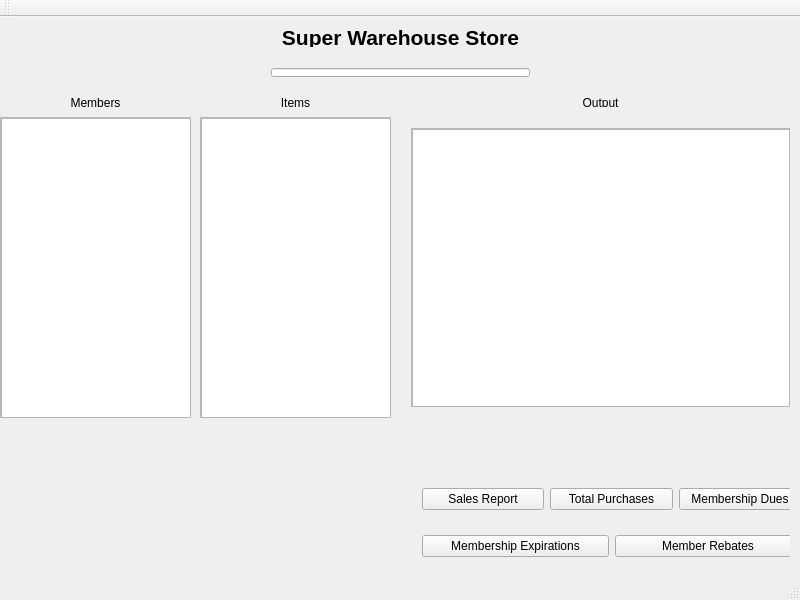
<?xml version="1.0" encoding="UTF-8"?>
<ui version="4.0">
 <class>MainWindow</class>
 <widget class="QMainWindow" name="MainWindow">
  <property name="geometry">
   <rect>
    <x>0</x>
    <y>0</y>
    <width>800</width>
    <height>600</height>
   </rect>
  </property>
  <property name="windowTitle">
   <string>MainWindow</string>
  </property>
  <widget class="QWidget" name="centralWidget">
   <widget class="QWidget" name="horizontalLayoutWidget_2">
    <property name="geometry">
     <rect>
      <x>400</x>
      <y>100</y>
      <width>401</width>
      <height>301</height>
     </rect>
    </property>
    <layout class="QHBoxLayout" name="horizontalLayout_2">
     <item>
      <widget class="QScrollArea" name="scrollArea_3">
       <property name="widgetResizable">
        <bool>true</bool>
       </property>
       <widget class="QWidget" name="scrollAreaWidgetContents_3">
        <property name="geometry">
         <rect>
          <x>0</x>
          <y>0</y>
          <width>397</width>
          <height>297</height>
         </rect>
        </property>
        <widget class="QPlainTextEdit" name="output_box">
         <property name="enabled">
          <bool>true</bool>
         </property>
         <property name="geometry">
          <rect>
           <x>0</x>
           <y>0</y>
           <width>401</width>
           <height>331</height>
          </rect>
         </property>
         <property name="readOnly">
          <bool>true</bool>
         </property>
        </widget>
       </widget>
      </widget>
     </item>
    </layout>
   </widget>
   <widget class="QWidget" name="horizontalLayoutWidget_3">
    <property name="geometry">
     <rect>
      <x>400</x>
      <y>430</y>
      <width>401</width>
      <height>131</height>
     </rect>
    </property>
    <layout class="QHBoxLayout" name="horizontalLayout_6">
     <item>
      <widget class="QStackedWidget" name="stackedWidget">
       <property name="currentIndex">
        <number>0</number>
       </property>
       <widget class="QWidget" name="store_page">
        <widget class="QWidget" name="verticalLayoutWidget_2">
         <property name="geometry">
          <rect>
           <x>0</x>
           <y>0</y>
           <width>401</width>
           <height>131</height>
          </rect>
         </property>
         <layout class="QVBoxLayout" name="verticalLayout_4">
          <item>
           <layout class="QHBoxLayout" name="horizontalLayout_17">
            <item>
             <widget class="QPushButton" name="sales_report_button">
              <property name="text">
               <string>Sales Report</string>
              </property>
             </widget>
            </item>
            <item>
             <widget class="QPushButton" name="total_purchases_button">
              <property name="text">
               <string>Total Purchases</string>
              </property>
             </widget>
            </item>
            <item>
             <widget class="QPushButton" name="annual_dues_button">
              <property name="text">
               <string>Membership Dues</string>
              </property>
             </widget>
            </item>
           </layout>
          </item>
          <item>
           <layout class="QHBoxLayout" name="horizontalLayout_16">
            <item>
             <widget class="QPushButton" name="membership_expiration_button">
              <property name="text">
               <string>Membership Expirations</string>
              </property>
             </widget>
            </item>
            <item>
             <widget class="QPushButton" name="member_rebate_button">
              <property name="text">
               <string>Member Rebates</string>
              </property>
             </widget>
            </item>
           </layout>
          </item>
         </layout>
        </widget>
       </widget>
       <widget class="QWidget" name="member_page">
        <widget class="QWidget" name="verticalLayoutWidget">
         <property name="geometry">
          <rect>
           <x>0</x>
           <y>0</y>
           <width>401</width>
           <height>131</height>
          </rect>
         </property>
         <layout class="QVBoxLayout" name="verticalLayout">
          <item>
           <layout class="QHBoxLayout" name="horizontalLayout_15">
            <item>
             <widget class="QPushButton" name="add_member_button">
              <property name="text">
               <string>Add Member</string>
              </property>
             </widget>
            </item>
            <item>
             <widget class="QPushButton" name="remove_member_button">
              <property name="text">
               <string>Remove Member</string>
              </property>
             </widget>
            </item>
            <item>
             <widget class="QPushButton" name="add_sale_button">
              <property name="text">
               <string>Add Sale</string>
              </property>
             </widget>
            </item>
           </layout>
          </item>
          <item>
           <layout class="QHBoxLayout" name="horizontalLayout_13">
            <item>
             <widget class="QPushButton" name="member_information_button">
              <property name="text">
               <string>Member Information</string>
              </property>
             </widget>
            </item>
            <item>
             <widget class="QPushButton" name="convert_member_button">
              <property name="text">
               <string>Convert Member</string>
              </property>
             </widget>
            </item>
           </layout>
          </item>
         </layout>
        </widget>
       </widget>
       <widget class="QWidget" name="item_page">
        <widget class="QWidget" name="horizontalLayoutWidget_6">
         <property name="geometry">
          <rect>
           <x>0</x>
           <y>0</y>
           <width>401</width>
           <height>131</height>
          </rect>
         </property>
         <layout class="QHBoxLayout" name="horizontalLayout_10">
          <item>
           <spacer name="horizontalSpacer_6">
            <property name="orientation">
             <enum>Qt::Horizontal</enum>
            </property>
            <property name="sizeHint" stdset="0">
             <size>
              <width>40</width>
              <height>20</height>
             </size>
            </property>
           </spacer>
          </item>
          <item>
           <widget class="QPushButton" name="item_report_button">
            <property name="text">
             <string>Item Report</string>
            </property>
           </widget>
          </item>
          <item>
           <spacer name="horizontalSpacer_7">
            <property name="orientation">
             <enum>Qt::Horizontal</enum>
            </property>
            <property name="sizeHint" stdset="0">
             <size>
              <width>40</width>
              <height>20</height>
             </size>
            </property>
           </spacer>
          </item>
         </layout>
        </widget>
       </widget>
      </widget>
     </item>
    </layout>
   </widget>
   <widget class="QWidget" name="horizontalLayoutWidget_7">
    <property name="geometry">
     <rect>
      <x>400</x>
      <y>410</y>
      <width>401</width>
      <height>22</height>
     </rect>
    </property>
    <layout class="QHBoxLayout" name="horizontalLayout_14">
     <item>
      <spacer name="horizontalSpacer">
       <property name="orientation">
        <enum>Qt::Horizontal</enum>
       </property>
       <property name="sizeHint" stdset="0">
        <size>
         <width>40</width>
         <height>20</height>
        </size>
       </property>
      </spacer>
     </item>
     <item>
      <widget class="QRadioButton" name="store_radio_button">
       <property name="text">
        <string>Store</string>
       </property>
       <property name="checked">
        <bool>true</bool>
       </property>
      </widget>
     </item>
     <item>
      <spacer name="horizontalSpacer_3">
       <property name="orientation">
        <enum>Qt::Horizontal</enum>
       </property>
       <property name="sizeHint" stdset="0">
        <size>
         <width>40</width>
         <height>20</height>
        </size>
       </property>
      </spacer>
     </item>
     <item>
      <widget class="QRadioButton" name="member_radio_button">
       <property name="text">
        <string>Member</string>
       </property>
       <property name="checked">
        <bool>false</bool>
       </property>
      </widget>
     </item>
     <item>
      <spacer name="horizontalSpacer_2">
       <property name="orientation">
        <enum>Qt::Horizontal</enum>
       </property>
       <property name="sizeHint" stdset="0">
        <size>
         <width>40</width>
         <height>20</height>
        </size>
       </property>
      </spacer>
     </item>
     <item>
      <widget class="QRadioButton" name="item_radio_button">
       <property name="text">
        <string>Item</string>
       </property>
      </widget>
     </item>
     <item>
      <spacer name="horizontalSpacer_4">
       <property name="orientation">
        <enum>Qt::Horizontal</enum>
       </property>
       <property name="sizeHint" stdset="0">
        <size>
         <width>40</width>
         <height>20</height>
        </size>
       </property>
      </spacer>
     </item>
    </layout>
   </widget>
   <widget class="QWidget" name="horizontalLayoutWidget_13">
    <property name="geometry">
     <rect>
      <x>0</x>
      <y>430</y>
      <width>389</width>
      <height>131</height>
     </rect>
    </property>
    <layout class="QHBoxLayout" name="horizontalLayout_21">
     <item>
      <widget class="QStackedWidget" name="input_stacked_widget">
       <property name="currentIndex">
        <number>3</number>
       </property>
       <widget class="QWidget" name="add_member_page">
        <widget class="QWidget" name="verticalLayoutWidget_3">
         <property name="geometry">
          <rect>
           <x>0</x>
           <y>0</y>
           <width>391</width>
           <height>131</height>
          </rect>
         </property>
         <layout class="QVBoxLayout" name="verticalLayout_2">
          <item>
           <layout class="QHBoxLayout" name="horizontalLayout_3">
            <item>
             <spacer name="horizontalSpacer_8">
              <property name="orientation">
               <enum>Qt::Horizontal</enum>
              </property>
              <property name="sizeHint" stdset="0">
               <size>
                <width>40</width>
                <height>20</height>
               </size>
              </property>
             </spacer>
            </item>
            <item>
             <widget class="QLabel" name="label_5">
              <property name="text">
               <string>Enter Name:</string>
              </property>
             </widget>
            </item>
            <item>
             <widget class="QLineEdit" name="add_member_line_edit"/>
            </item>
            <item>
             <widget class="QLabel" name="label_6">
              <property name="text">
               <string>Select Type:</string>
              </property>
             </widget>
            </item>
            <item>
             <widget class="QComboBox" name="add_member_combobox">
              <item>
               <property name="text">
                <string>Basic</string>
               </property>
              </item>
              <item>
               <property name="text">
                <string>Preferred</string>
               </property>
              </item>
             </widget>
            </item>
            <item>
             <spacer name="horizontalSpacer_9">
              <property name="orientation">
               <enum>Qt::Horizontal</enum>
              </property>
              <property name="sizeHint" stdset="0">
               <size>
                <width>40</width>
                <height>20</height>
               </size>
              </property>
             </spacer>
            </item>
           </layout>
          </item>
          <item>
           <layout class="QHBoxLayout" name="horizontalLayout_4">
            <item>
             <spacer name="horizontalSpacer_10">
              <property name="orientation">
               <enum>Qt::Horizontal</enum>
              </property>
              <property name="sizeHint" stdset="0">
               <size>
                <width>40</width>
                <height>20</height>
               </size>
              </property>
             </spacer>
            </item>
            <item>
             <widget class="QPushButton" name="add_member_confirm_button">
              <property name="text">
               <string>Confirm</string>
              </property>
             </widget>
            </item>
            <item>
             <spacer name="horizontalSpacer_11">
              <property name="orientation">
               <enum>Qt::Horizontal</enum>
              </property>
              <property name="sizeHint" stdset="0">
               <size>
                <width>40</width>
                <height>20</height>
               </size>
              </property>
             </spacer>
            </item>
           </layout>
          </item>
         </layout>
        </widget>
       </widget>
       <widget class="QWidget" name="remove_member_page">
        <widget class="QWidget" name="verticalLayoutWidget_5">
         <property name="geometry">
          <rect>
           <x>0</x>
           <y>0</y>
           <width>391</width>
           <height>131</height>
          </rect>
         </property>
         <layout class="QVBoxLayout" name="verticalLayout_5">
          <item>
           <layout class="QHBoxLayout" name="horizontalLayout_20">
            <item>
             <spacer name="horizontalSpacer_23">
              <property name="orientation">
               <enum>Qt::Horizontal</enum>
              </property>
              <property name="sizeHint" stdset="0">
               <size>
                <width>40</width>
                <height>20</height>
               </size>
              </property>
             </spacer>
            </item>
            <item>
             <widget class="QLabel" name="label">
              <property name="text">
               <string>Member to Remove:</string>
              </property>
             </widget>
            </item>
            <item>
             <widget class="QLineEdit" name="remove_member_line_edit"/>
            </item>
            <item>
             <spacer name="horizontalSpacer_24">
              <property name="orientation">
               <enum>Qt::Horizontal</enum>
              </property>
              <property name="sizeHint" stdset="0">
               <size>
                <width>40</width>
                <height>20</height>
               </size>
              </property>
             </spacer>
            </item>
           </layout>
          </item>
          <item>
           <layout class="QHBoxLayout" name="horizontalLayout_22">
            <item>
             <spacer name="horizontalSpacer_25">
              <property name="orientation">
               <enum>Qt::Horizontal</enum>
              </property>
              <property name="sizeHint" stdset="0">
               <size>
                <width>40</width>
                <height>20</height>
               </size>
              </property>
             </spacer>
            </item>
            <item>
             <widget class="QPushButton" name="remove_member_confirm_button">
              <property name="text">
               <string>Confirm</string>
              </property>
             </widget>
            </item>
            <item>
             <spacer name="horizontalSpacer_26">
              <property name="orientation">
               <enum>Qt::Horizontal</enum>
              </property>
              <property name="sizeHint" stdset="0">
               <size>
                <width>40</width>
                <height>20</height>
               </size>
              </property>
             </spacer>
            </item>
           </layout>
          </item>
         </layout>
        </widget>
       </widget>
       <widget class="QWidget" name="add_sale_page">
        <widget class="QWidget" name="verticalLayoutWidget_4">
         <property name="geometry">
          <rect>
           <x>0</x>
           <y>0</y>
           <width>391</width>
           <height>101</height>
          </rect>
         </property>
         <layout class="QVBoxLayout" name="verticalLayout_3">
          <item>
           <layout class="QHBoxLayout" name="horizontalLayout_11">
            <item>
             <spacer name="horizontalSpacer_14">
              <property name="orientation">
               <enum>Qt::Horizontal</enum>
              </property>
              <property name="sizeHint" stdset="0">
               <size>
                <width>40</width>
                <height>20</height>
               </size>
              </property>
             </spacer>
            </item>
            <item>
             <widget class="QLabel" name="label_9">
              <property name="text">
               <string>Member:</string>
              </property>
             </widget>
            </item>
            <item>
             <widget class="QLineEdit" name="add_sale_member_line_edit">
              <property name="enabled">
               <bool>true</bool>
              </property>
              <property name="readOnly">
               <bool>true</bool>
              </property>
             </widget>
            </item>
            <item>
             <spacer name="horizontalSpacer_18">
              <property name="orientation">
               <enum>Qt::Horizontal</enum>
              </property>
              <property name="sizeHint" stdset="0">
               <size>
                <width>40</width>
                <height>20</height>
               </size>
              </property>
             </spacer>
            </item>
            <item>
             <widget class="QLabel" name="label_10">
              <property name="text">
               <string>Item:</string>
              </property>
             </widget>
            </item>
            <item>
             <widget class="QLineEdit" name="add_sale_item_line_edit">
              <property name="enabled">
               <bool>true</bool>
              </property>
              <property name="readOnly">
               <bool>true</bool>
              </property>
             </widget>
            </item>
            <item>
             <spacer name="horizontalSpacer_15">
              <property name="orientation">
               <enum>Qt::Horizontal</enum>
              </property>
              <property name="sizeHint" stdset="0">
               <size>
                <width>40</width>
                <height>20</height>
               </size>
              </property>
             </spacer>
            </item>
           </layout>
          </item>
          <item>
           <layout class="QHBoxLayout" name="horizontalLayout_12">
            <item>
             <spacer name="horizontalSpacer_16">
              <property name="orientation">
               <enum>Qt::Horizontal</enum>
              </property>
              <property name="sizeHint" stdset="0">
               <size>
                <width>40</width>
                <height>20</height>
               </size>
              </property>
             </spacer>
            </item>
            <item>
             <widget class="QLabel" name="label_11">
              <property name="text">
               <string>Price:</string>
              </property>
             </widget>
            </item>
            <item>
             <widget class="QLineEdit" name="add_sale_price_line_edit">
              <property name="enabled">
               <bool>true</bool>
              </property>
              <property name="readOnly">
               <bool>true</bool>
              </property>
              <property name="clearButtonEnabled">
               <bool>false</bool>
              </property>
             </widget>
            </item>
            <item>
             <spacer name="horizontalSpacer_19">
              <property name="orientation">
               <enum>Qt::Horizontal</enum>
              </property>
              <property name="sizeHint" stdset="0">
               <size>
                <width>40</width>
                <height>20</height>
               </size>
              </property>
             </spacer>
            </item>
            <item>
             <widget class="QLabel" name="label_12">
              <property name="text">
               <string>Quantity:</string>
              </property>
             </widget>
            </item>
            <item>
             <widget class="QSpinBox" name="add_sale_quantity_spinbox">
              <property name="minimum">
               <number>1</number>
              </property>
             </widget>
            </item>
            <item>
             <spacer name="horizontalSpacer_20">
              <property name="orientation">
               <enum>Qt::Horizontal</enum>
              </property>
              <property name="sizeHint" stdset="0">
               <size>
                <width>40</width>
                <height>20</height>
               </size>
              </property>
             </spacer>
            </item>
            <item>
             <widget class="QPushButton" name="add_sale_confirm_button">
              <property name="text">
               <string>Add to Cart</string>
              </property>
             </widget>
            </item>
            <item>
             <spacer name="horizontalSpacer_17">
              <property name="orientation">
               <enum>Qt::Horizontal</enum>
              </property>
              <property name="sizeHint" stdset="0">
               <size>
                <width>40</width>
                <height>20</height>
               </size>
              </property>
             </spacer>
            </item>
           </layout>
          </item>
         </layout>
        </widget>
        <widget class="QWidget" name="horizontalLayoutWidget">
         <property name="geometry">
          <rect>
           <x>0</x>
           <y>100</y>
           <width>391</width>
           <height>31</height>
          </rect>
         </property>
         <layout class="QHBoxLayout" name="horizontalLayout_5">
          <item>
           <spacer name="horizontalSpacer_12">
            <property name="orientation">
             <enum>Qt::Horizontal</enum>
            </property>
            <property name="sizeHint" stdset="0">
             <size>
              <width>40</width>
              <height>20</height>
             </size>
            </property>
           </spacer>
          </item>
          <item>
           <widget class="QPushButton" name="confirm_sale_button">
            <property name="text">
             <string>Confirm Sale</string>
            </property>
           </widget>
          </item>
          <item>
           <spacer name="horizontalSpacer_13">
            <property name="orientation">
             <enum>Qt::Horizontal</enum>
            </property>
            <property name="sizeHint" stdset="0">
             <size>
              <width>40</width>
              <height>20</height>
             </size>
            </property>
           </spacer>
          </item>
         </layout>
        </widget>
       </widget>
       <widget class="QWidget" name="page"/>
      </widget>
     </item>
    </layout>
   </widget>
   <widget class="QScrollArea" name="member_scroll_area">
    <property name="geometry">
     <rect>
      <x>0</x>
      <y>100</y>
      <width>191</width>
      <height>301</height>
     </rect>
    </property>
    <property name="widgetResizable">
     <bool>true</bool>
    </property>
    <widget class="QWidget" name="scrollAreaWidgetContents">
     <property name="geometry">
      <rect>
       <x>0</x>
       <y>0</y>
       <width>189</width>
       <height>299</height>
      </rect>
     </property>
     <widget class="QListWidget" name="member_list_widget">
      <property name="geometry">
       <rect>
        <x>0</x>
        <y>0</y>
        <width>201</width>
        <height>301</height>
       </rect>
      </property>
     </widget>
    </widget>
   </widget>
   <widget class="QScrollArea" name="item_scroll_area">
    <property name="geometry">
     <rect>
      <x>200</x>
      <y>100</y>
      <width>191</width>
      <height>301</height>
     </rect>
    </property>
    <property name="widgetResizable">
     <bool>true</bool>
    </property>
    <widget class="QWidget" name="scrollAreaWidgetContents_9">
     <property name="geometry">
      <rect>
       <x>0</x>
       <y>0</y>
       <width>189</width>
       <height>299</height>
      </rect>
     </property>
     <widget class="QListWidget" name="item_list_widget">
      <property name="geometry">
       <rect>
        <x>0</x>
        <y>0</y>
        <width>191</width>
        <height>301</height>
       </rect>
      </property>
     </widget>
    </widget>
   </widget>
   <widget class="QWidget" name="horizontalLayoutWidget_4">
    <property name="geometry">
     <rect>
      <x>0</x>
      <y>70</y>
      <width>191</width>
      <height>31</height>
     </rect>
    </property>
    <layout class="QHBoxLayout" name="horizontalLayout_7">
     <item>
      <widget class="QLabel" name="label_2">
       <property name="text">
        <string>Members</string>
       </property>
       <property name="alignment">
        <set>Qt::AlignCenter</set>
       </property>
      </widget>
     </item>
    </layout>
   </widget>
   <widget class="QWidget" name="horizontalLayoutWidget_5">
    <property name="geometry">
     <rect>
      <x>200</x>
      <y>70</y>
      <width>191</width>
      <height>31</height>
     </rect>
    </property>
    <layout class="QHBoxLayout" name="horizontalLayout_9">
     <item>
      <widget class="QLabel" name="label_3">
       <property name="text">
        <string>Items</string>
       </property>
       <property name="alignment">
        <set>Qt::AlignCenter</set>
       </property>
      </widget>
     </item>
    </layout>
   </widget>
   <widget class="QWidget" name="horizontalLayoutWidget_8">
    <property name="geometry">
     <rect>
      <x>400</x>
      <y>70</y>
      <width>401</width>
      <height>31</height>
     </rect>
    </property>
    <layout class="QHBoxLayout" name="horizontalLayout_8">
     <item>
      <widget class="QLabel" name="label_4">
       <property name="text">
        <string>Output</string>
       </property>
       <property name="alignment">
        <set>Qt::AlignCenter</set>
       </property>
      </widget>
     </item>
    </layout>
   </widget>
   <widget class="QWidget" name="horizontalLayoutWidget_9">
    <property name="geometry">
     <rect>
      <x>0</x>
      <y>0</y>
      <width>801</width>
      <height>41</height>
     </rect>
    </property>
    <layout class="QHBoxLayout" name="horizontalLayout_18">
     <item>
      <widget class="QLabel" name="label_8">
       <property name="font">
        <font>
         <pointsize>16</pointsize>
         <weight>75</weight>
         <bold>true</bold>
        </font>
       </property>
       <property name="text">
        <string>Super Warehouse Store</string>
       </property>
       <property name="alignment">
        <set>Qt::AlignCenter</set>
       </property>
      </widget>
     </item>
    </layout>
   </widget>
   <widget class="QWidget" name="horizontalLayoutWidget_10">
    <property name="geometry">
     <rect>
      <x>0</x>
      <y>40</y>
      <width>801</width>
      <height>31</height>
     </rect>
    </property>
    <layout class="QHBoxLayout" name="horizontalLayout_19">
     <item>
      <spacer name="horizontalSpacer_22">
       <property name="orientation">
        <enum>Qt::Horizontal</enum>
       </property>
       <property name="sizeHint" stdset="0">
        <size>
         <width>40</width>
         <height>20</height>
        </size>
       </property>
      </spacer>
     </item>
     <item>
      <widget class="QLineEdit" name="current_date_line_edit">
       <property name="text">
        <string/>
       </property>
       <property name="alignment">
        <set>Qt::AlignCenter</set>
       </property>
       <property name="readOnly">
        <bool>true</bool>
       </property>
      </widget>
     </item>
     <item>
      <spacer name="horizontalSpacer_21">
       <property name="orientation">
        <enum>Qt::Horizontal</enum>
       </property>
       <property name="sizeHint" stdset="0">
        <size>
         <width>40</width>
         <height>20</height>
        </size>
       </property>
      </spacer>
     </item>
    </layout>
   </widget>
  </widget>
  <widget class="QMenuBar" name="menuBar">
   <property name="geometry">
    <rect>
     <x>0</x>
     <y>0</y>
     <width>800</width>
     <height>20</height>
    </rect>
   </property>
  </widget>
  <widget class="QToolBar" name="mainToolBar">
   <attribute name="toolBarArea">
    <enum>TopToolBarArea</enum>
   </attribute>
   <attribute name="toolBarBreak">
    <bool>false</bool>
   </attribute>
  </widget>
  <widget class="QStatusBar" name="statusBar"/>
 </widget>
 <layoutdefault spacing="6" margin="11"/>
 <resources/>
 <connections/>
</ui>
